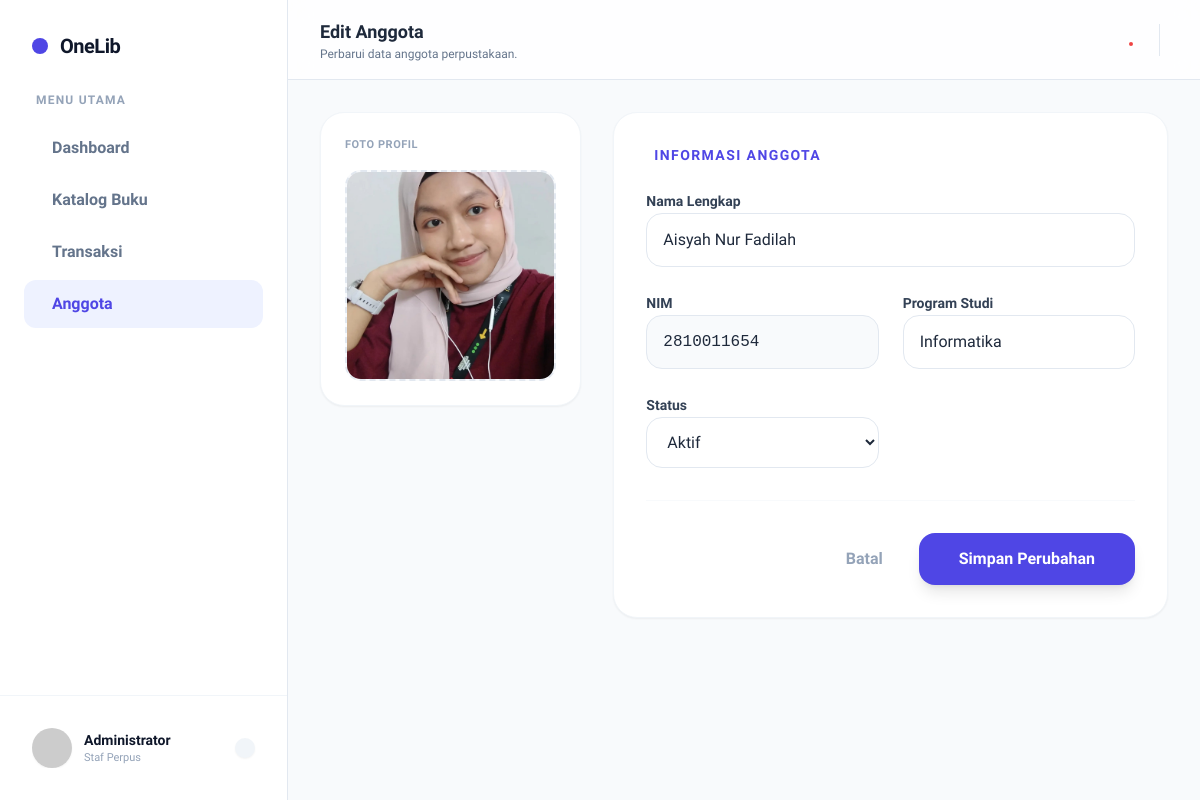
Screenshot of /views/anggota/edit-anggota.php?id=11 (signed in) with the database file from the repository.
### tables this page shows
CREATE TABLE `anggota` (
  `id_anggota` int(11) NOT NULL,
  `foto` varchar(255) DEFAULT 'default.png',
  `nim_nip` varchar(20) NOT NULL,
  `nama` varchar(100) NOT NULL,
  `prodi` varchar(100) DEFAULT NULL,
  `status` enum('aktif','nonaktif') DEFAULT 'aktif'
);

### views/anggota/edit-anggota.php (the view, shortened to what this page needs)
<?php
include '../../config/db.php';
$id = isset($_GET['id']) ? (int)$_GET['id'] : 0;
$result = mysqli_query($conn, "SELECT * FROM anggota WHERE id_anggota = $id");
$anggota = mysqli_fetch_assoc($result);
$fotoPath = "/one-library/assets/img/anggota/" . $anggota['foto'];
?>
<!DOCTYPE html>
<html lang="en">
<head>
    <?php include '../../components/meta.php'; ?>
</head>
<body>
<div class="min-h-screen bg-[#F8FAFC] flex text-[#1E293B]">
    <?php include '../../components/sidebar.php'; ?>
    <main class="flex-1 overflow-y-auto">
        <?php
        include '../../components/header.php';
        ?>
        <section class="p-8 max-w-6xl mx-auto">
            <form
                action="/one-library/modules/anggota.php"
                method="POST"
                enctype="multipart/form-data"
                class="grid grid-cols-1 lg:grid-cols-3 gap-8">
                <div class="lg:col-span-1 space-y-6">
                    <div class="bg-white p-6 rounded-3xl border border-slate-100 shadow-sm">
                        <label class="text-[11px] font-bold text-slate-400 uppercase tracking-wider mb-4 block">
                            Foto Profil
                        </label>
                        <div class="relative aspect-square w-full bg-slate-50 rounded-2xl border-2 border-dashed border-slate-200 flex items-center justify-center overflow-hidden">
                            <img
                                id="coverPreview"
                                src="<?= $fotoPath ?>"
                                class="absolute inset-0 w-full h-full object-cover <?= $anggota['foto'] ? '' : 'hidden' ?>">
                        </div>
                    </div>
                </div>
                <div class="lg:col-span-2 space-y-6">
                    <div class="bg-white p-8 rounded-3xl border border-slate-100 shadow-sm">
                        <h3 class="text-sm font-bold text-indigo-600 uppercase tracking-widest mb-6 flex items-center gap-2">
                            <i class="ph-fill ph-users"></i> Informasi Anggota
                        </h3>
                        <div class="grid grid-cols-1 md:grid-cols-2 gap-6">
                            <div class="md:col-span-2">
                                <label class="text-sm font-bold text-slate-700">Nama Lengkap</label>
                                <input
                                    type="text"
                                    name="nama"
                                    value="<?= htmlspecialchars($anggota['nama']) ?>"
                                    required
                                    class="w-full px-4 py-3.5 rounded-2xl border border-slate-200">
                            </div>
                            <div>
                                <label class="text-sm font-bold text-slate-700">NIM</label>
                                <input
                                    type="text"
                                    name="nim_nip"
                                    value="<?= htmlspecialchars($anggota['nim_nip']) ?>"
                                    readonly
                                    class="w-full px-4 py-3.5 rounded-2xl border border-slate-200 font-mono bg-slate-50">
                            </div>
                            <div>
                                <label class="text-sm font-bold text-slate-700">Program Studi</label>
                                <input
                                    type="text"
                                    name="prodi"
                                    value="<?= htmlspecialchars($anggota['prodi']) ?>"
                                    required
                                    class="w-full px-4 py-3.5 rounded-2xl border border-slate-200">
                            </div>
                            <div>
                                <label class="text-sm font-bold text-slate-700">Status</label>
                                <select
                                    name="status"
                                    class="w-full px-4 py-3.5 rounded-2xl border border-slate-200 bg-white">
                                    <option value="aktif" <?= $anggota['status']=='aktif'?'selected':'' ?>>Aktif</option>
                                </select>
                            </div>
                        </div>
                        <div class="flex justify-end gap-3 pt-8 border-t border-slate-50 mt-8">
                            <button
                                type="button"
                                onclick="history.back()"
                                class="px-6 py-3.5 rounded-2xl font-bold text-slate-400 hover:bg-slate-50">
                                Batal
                            </button>
                            <button
                                type="submit"
                                name="edit_anggota"
                                class="px-10 py-3.5 bg-indigo-600 text-white rounded-2xl font-bold shadow-lg">
                                Simpan Perubahan
                            </button>
                        </div>
                    </div>
                </div>
            </form>
        </section>
    </main>
</div>
</body>
</html>

### components/meta.php (style rules this page uses)
body { font-family: 'Plus Jakarta Sans', sans-serif; }

### rows the page displays
anggota: foto (picture), nama "Aisyah Nur Fadilah", nim_nip "2810011654", prodi "Informatika", status "Aktif"

### other values shown
$header_title "Edit Anggota"
$header_subtitle "Perbarui data anggota perpustakaan."
